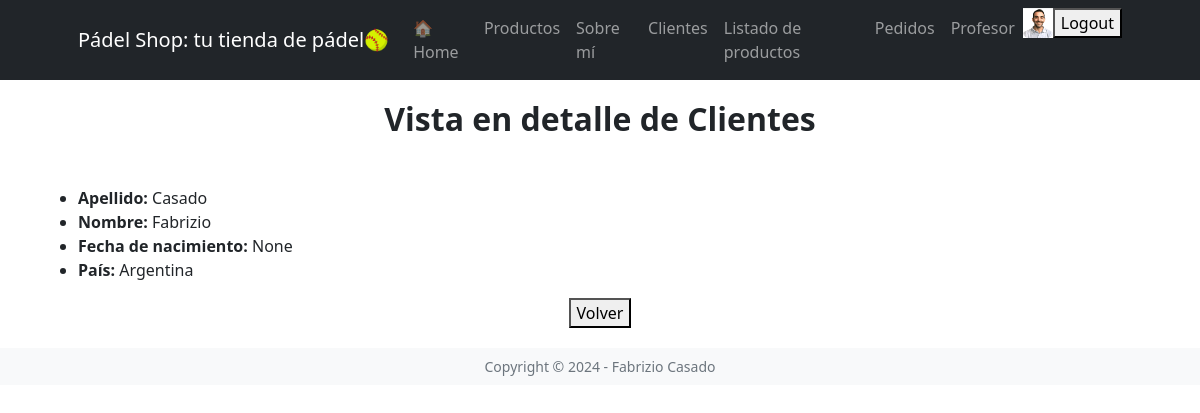
Before: /clientes/cliente/detail/1 (signed in) with the older database file.
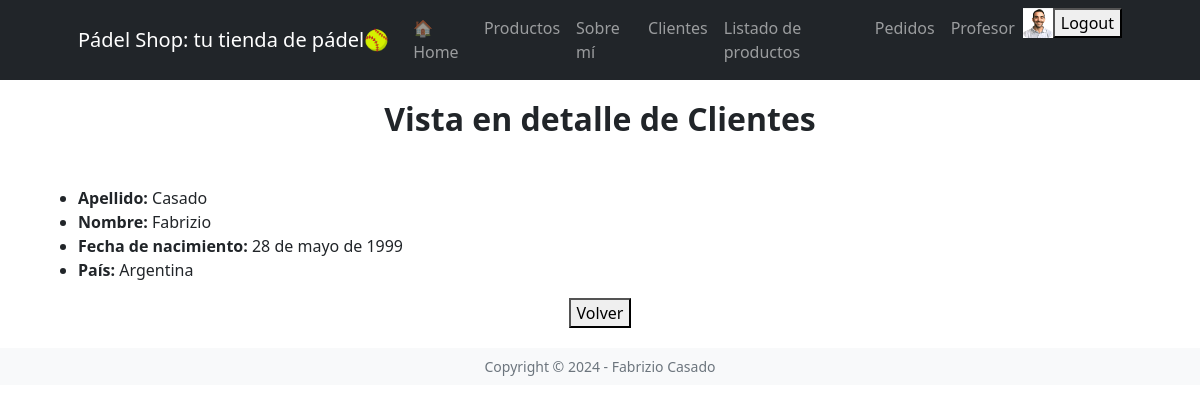
After: the same page with the newer database file.
### clientes/models.py (models this page shows, shortened)
class Cliente(models.Model):
    nombre = models.CharField(max_length=50)
    apellido = models.CharField(max_length=50)
    nacimiento = models.DateField(null=True, blank=True)
    telefono = models.CharField(
        max_length=15,
        null = True,
        blank = False,
        validators=[
            RegexValidator(r'^\d{10,15}$', 'El número de teléfono debe contener solo números (entre 10 y 15 dígitos).')
        ]
    )
    email = models.CharField(max_length=100, null=True, blank=True,)
    pais_origen_id = models.ForeignKey(
        Pais, on_delete=models.SET_NULL, null=True, blank=True, verbose_name='País'
    )
    class Meta:
        verbose_name = 'Cliente'
        verbose_name_plural = 'Clientes'

class Pais(models.Model):
    nombre = models.CharField(max_length=50, unique=True)
    def __str__(self):
        return self.nombre
    class Meta:
        verbose_name = 'País de origen'
        verbose_name_plural = 'Países de origen'

### clientes/views.py (the view)
# urls.py: path('cliente/detail/<int:pk>', login_required(views.ClienteDetail.as_view()), name='cliente_detail'),
class ClienteDetail(DetailView):
    model = Cliente

### clientes/templates/clientes/cliente_detail.html
{% extends 'core/base.html' %}
{% block header %}
    Vista en detalle de Clientes
{% endblock header %}
{% block main %}
    <ul>
        <li>
            <strong>Apellido:</strong> {{ object.apellido }}
        </li>
        <li>
            <strong>Nombre:</strong> {{ object.nombre }}
        </li>
        <li>
            <strong>Fecha de nacimiento:</strong> {{ object.nacimiento }}
        </li>
        <li>
            <strong>País:</strong> {{ object.pais_origen_id }}
        </li>
    </ul>
    {% include 'clientes/partials/volver_cliente.html' %}
{% endblock main %}

Changed rows visible on the page:
changed Cliente "Casado": nacimiento "None" → "28 de mayo de 1999"
